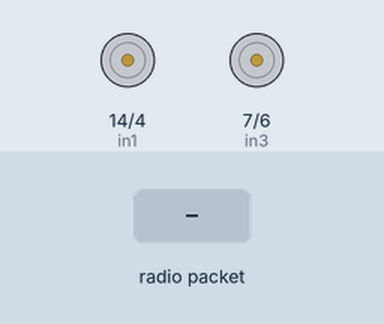
A sketch run on a simulated Arduino Uno, built with avr-gcc and run on an emulated ATmega328P. On the bench: motor-driver pin pairs drawn as motors (green arrow = first pin HIGH = forward, orange = second pin HIGH = backward, longer = more drive, scaled by the enable pin). The inputs (shaded band) are chosen by the test bench. No radio packets arrive unless stated.

Above: at 1.2 s.
1.3 s: radio packet "1" arrives
At 2.5 s:
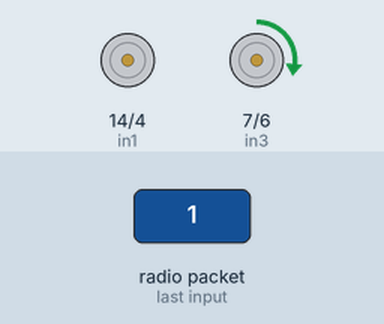
2.8 s: radio packet "0" arrives
At 3.9 s:
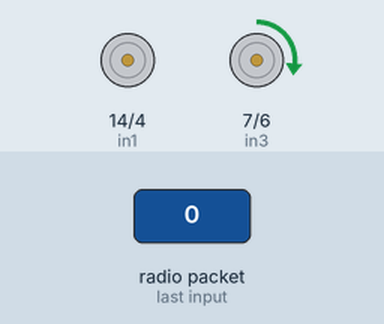
Timing chart, 0 to 5.8 s (numbered marks = the images above; inputs shaded):
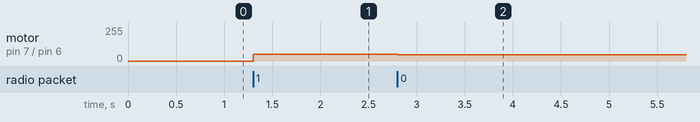

Measured:
- after the input at 1.3 s, motor on pin 7 (in3) / pin 6 (in4): stopped → forward 49/255 at once
- after the input at 2.8 s, motor on pin 7 (in3) / pin 6 (in4): forward 49/255 → forward 48/255 at once

The sketch:

nrf24l01-joy-rcv-car.ino
```cpp
/*
  nRF24L01+ Joystick Receiver for Robot Car
  nrf24l01-joy-rcv-car.ino
  nRF24L01+ Receiver and L298N driver for Robot Car
  Use with Joystick Transmitter for Robot Car
  DroneBot Workshop 2018
  https://dronebotworkshop.com
*/

// Include RadioHead ReliableDatagram & NRF24 Libraries
#include <RHReliableDatagram.h>
#include <RH_NRF24.h>

// Include dependant SPI Library
#include <SPI.h>

// Define addresses for radio channels
#define CLIENT_ADDRESS 1
#define SERVER_ADDRESS 2

// Motor A Connections
int enA = 9;
int in1 = 14;
int in2 = 4;

// Motor B Connections
int enB = 5;
int in3 = 7;
int in4 = 6;

// Create an instance of the radio driver
RH_NRF24 RadioDriver;

// Sets the radio driver to NRF24 and the server address to 2
RHReliableDatagram RadioManager(RadioDriver, SERVER_ADDRESS);

// Define a message to return if values received
uint8_t ReturnMessage[] = "JoyStick Data Received";

// Define the Message Buffer
uint8_t buf[RH_NRF24_MAX_MESSAGE_LEN];

void setup()
{
  // Setup Serial Monitor
  Serial.begin(9600);

  // Set all the motor control pins to outputs
  pinMode(enA, OUTPUT);
  pinMode(enB, OUTPUT);
  pinMode(in1, OUTPUT);
  pinMode(in2, OUTPUT);
  pinMode(in3, OUTPUT);
  pinMode(in4, OUTPUT);

  // Initialize RadioManager with defaults - 2.402 GHz (channel 2), 2Mbps, 0dBm
  if (!RadioManager.init())
    Serial.println("init failed");
}

void loop()
{
  if (RadioManager.available())
  {
    // Wait for a message addressed to us from the client
    uint8_t len = sizeof(buf);
    uint8_t from;
    if (RadioManager.recvfromAck(buf, &len, &from))

    {

      //Serial Print the values of joystick
      //Serial.print("got request from : 0x");
      //Serial.print(from, HEX);
      //Serial.print(": MotorA = ");
      //Serial.print(buf[0]);
      //Serial.print(" MotorB = ");
      //Serial.print(buf[1]);
      //Serial.print(" Dir = ");
      //Serial.println(buf[2]);

      // Set Motor Direction
      if (buf[2] == 1)
      {
        // Motors are backwards
        digitalWrite(in1, LOW);
        digitalWrite(in2, HIGH);
        digitalWrite(in3, LOW);
        digitalWrite(in4, HIGH);
      } else {
        // Motors are forwards
        digitalWrite(in1, HIGH);
        digitalWrite(in2, LOW);
        digitalWrite(in3, HIGH);
        digitalWrite(in4, LOW);
      }


      // Drive Motors
      analogWrite(enA, buf[1]);
      analogWrite(enB, buf[0]);

      // Send a reply back to the originator client, check for error
      if (!RadioManager.sendtoWait(ReturnMessage, sizeof(ReturnMessage), from))
        Serial.println("sendtoWait failed");
    }
  }
}
```
